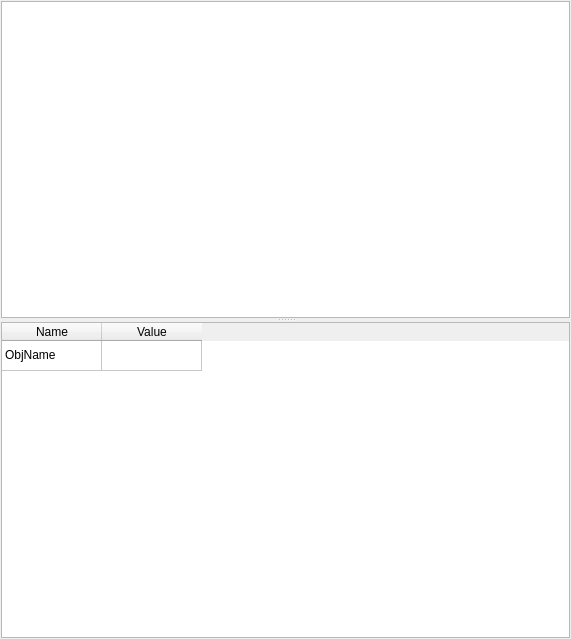
<?xml version="1.0" encoding="UTF-8"?>
<ui version="4.0">
 <class>OsgTreeForm</class>
 <widget class="QWidget" name="OsgTreeForm">
  <property name="geometry">
   <rect>
    <x>0</x>
    <y>0</y>
    <width>571</width>
    <height>639</height>
   </rect>
  </property>
  <property name="windowTitle">
   <string>Form</string>
  </property>
  <layout class="QVBoxLayout" name="verticalLayout">
   <property name="leftMargin">
    <number>1</number>
   </property>
   <property name="topMargin">
    <number>1</number>
   </property>
   <property name="rightMargin">
    <number>1</number>
   </property>
   <property name="bottomMargin">
    <number>1</number>
   </property>
   <item>
    <widget class="QSplitter" name="splitter">
     <property name="orientation">
      <enum>Qt::Vertical</enum>
     </property>
     <widget class="OsgTreeView" name="osgTreeView"/>
     <widget class="OsgPropertyTable" name="osgPropertyTable">
      <property name="rowCount">
       <number>1</number>
      </property>
      <attribute name="horizontalHeaderVisible">
       <bool>true</bool>
      </attribute>
      <attribute name="verticalHeaderVisible">
       <bool>false</bool>
      </attribute>
      <row/>
      <column>
       <property name="text">
        <string>Name</string>
       </property>
      </column>
      <column>
       <property name="text">
        <string>Value</string>
       </property>
      </column>
      <item row="0" column="0">
       <property name="text">
        <string>ObjName</string>
       </property>
      </item>
      <item row="0" column="1">
       <property name="text">
        <string/>
       </property>
       <property name="flags">
        <set>ItemIsSelectable|ItemIsEditable|ItemIsDragEnabled|ItemIsEnabled</set>
       </property>
      </item>
     </widget>
    </widget>
   </item>
  </layout>
 </widget>
 <customwidgets>
  <customwidget>
   <class>OsgTreeView</class>
   <extends>QTreeView</extends>
   <header>OsgTreeView.h</header>
  </customwidget>
  <customwidget>
   <class>OsgPropertyTable</class>
   <extends>QTableWidget</extends>
   <header>OsgPropertyTable.h</header>
  </customwidget>
 </customwidgets>
 <resources/>
 <connections/>
</ui>
